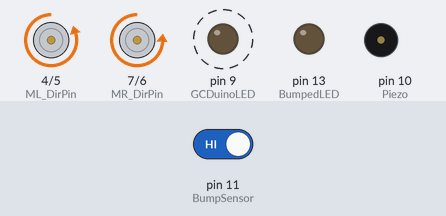
A sketch run on a simulated Arduino Uno, built with avr-gcc and run on an emulated ATmega328P. On the bench: direction and speed pins drawn as motors (green arrow = direction pin HIGH = forward, orange = LOW = backward, longer = more drive), output pins drawn as LEDs (lit = HIGH), buzzer (waves = sounding). Dashed ring = blinking. The test bench sets the inputs (shaded band); at power-on: pin 11 (BumpSensor) HIGH.

Above: at 1.3 s.
1.6 s: pin 11 (BumpSensor) driven LOW
At 2.2 s:
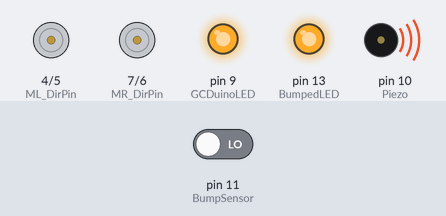
At 2.9 s:
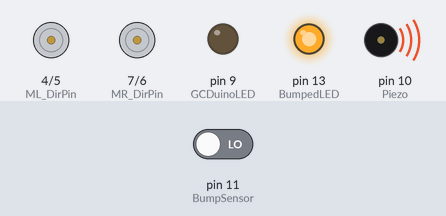
4.6 s: pin 11 (BumpSensor) driven HIGH
At 5.17 s:
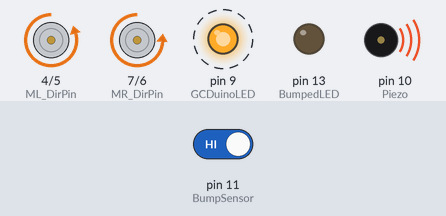
Timing chart, 0 to 13.6 s (numbered marks = the images above; inputs shaded):
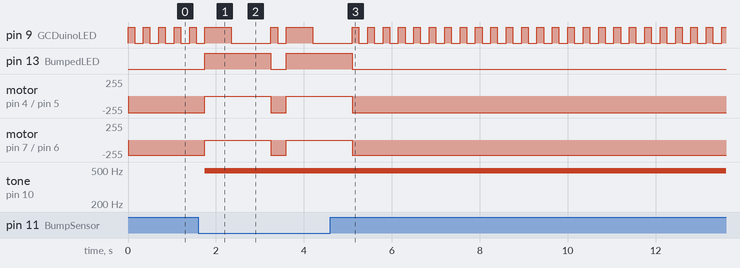

Measured:
- after the input at 1.6 s, pin 13 (BumpedLED): LOW → HIGH after 0.15 s, → LOW 1.5 s later, → HIGH 0.35 s later; motor on pin 4 (ML_DirPin) / pin 5 (ML_SpeedPin): backward 250/255 → stopped after 0.15 s, → backward 250/255 1.5 s later, → stopped 0.35 s later
- after the input at 4.6 s, pin 13 (BumpedLED): goes on until 5.1 s, then stays LOW; motor on pin 4 (ML_DirPin) / pin 5 (ML_SpeedPin): goes on until 5.1 s, then stays backward 250/255; motor on pin 7 (MR_DirPin) / pin 6 (MR_SpeedPin): goes on until 5.1 s, then stays backward 230/255
- by itself, pin 9 (GCDuinoLED): alternates HIGH for 0.15 s and LOW for 0.20 s

The sketch:

MinoMoto2_Bump_Speaker.ino
```cpp
/*
	Control GCTS Minimoto robot cars
	28 Aug 2014 - 21:15 EST
*/

const int MR_SpeedPin = 6;
const int MR_DirPin = 7;
const int ML_SpeedPin = 5;
const int ML_DirPin = 4;

const int BumpSensor = 11;  // Bump sensor on front
const int GCDuinoLED = 9;   // GCDuino Built-in LED, set to flash to let you know the code is running
const int BumpedLED = 13;
#define Piezo 10
const int BumpPiezoSpeed = 100;

const int Max_DriveSpeed = 250;   // 0 = Stopped, 250 = Fast
const int MotorBias = 20;          // Correct any bias in motor power
const boolean pullsLeft = true;   // False if it pulls right
const int driveMillis = 350;     // How long to move forward before checking for a bump
const int driveFlashMillis = 150; // How long the GCDuinoLED flashes on when driving forward
// Set between 0 (always off) and driveMillis (always on)


// Todo: apply a randomiser with a motor speed factor to effect a turn between min and max degrees
const int minTurn = 50;    // Degrees
const int maxTurn = 150;   // Degrees
const int turnDelay = 800; // The time the robot takes turning, to be computed from teh degrees above.

void setup() {
  pinMode(MR_SpeedPin, OUTPUT);
  pinMode(MR_DirPin, OUTPUT);
  pinMode(ML_SpeedPin, OUTPUT);
  pinMode(ML_DirPin, OUTPUT);
  pinMode(GCDuinoLED, OUTPUT);
  pinMode(BumpedLED, OUTPUT);
  pinMode(Piezo, OUTPUT);

  pinMode(BumpSensor, INPUT);

  digitalWrite(GCDuinoLED, HIGH);
  digitalWrite(BumpedLED, LOW);
}

// M1 Control (Right Motor)
void MR_Rev() {
  analogWrite(MR_SpeedPin, 0);
  digitalWrite(MR_DirPin, HIGH);
}
void ML_Rev() {
  analogWrite(ML_SpeedPin, 0);
  digitalWrite(ML_DirPin, HIGH);
}


void MR_Fwd() {
  if (pullsLeft) {
    analogWrite(MR_SpeedPin, Max_DriveSpeed - MotorBias);
  }
  else {
    analogWrite(MR_SpeedPin, Max_DriveSpeed);
  }
  digitalWrite(MR_DirPin, LOW);
}
void ML_Fwd() {
  if (pullsLeft) {
    analogWrite(ML_SpeedPin, Max_DriveSpeed);
  }
  else {
    analogWrite(ML_SpeedPin, Max_DriveSpeed - MotorBias);
  }
  digitalWrite(ML_DirPin, LOW);
}

void MR_Stop() {
  digitalWrite(MR_SpeedPin, LOW);
  digitalWrite(MR_DirPin, LOW);
}
void ML_Stop() {
  digitalWrite(ML_SpeedPin, LOW);
  digitalWrite(ML_DirPin, LOW);
}

//Control Both Motors
void M_Rev() {
  MR_Rev();
  ML_Rev();
}

void M_Fwd() {
  MR_Fwd();
  ML_Fwd();
}

void M_Stop() {
  MR_Stop();
  ML_Stop();
}

void loop() {
  if (digitalRead(BumpSensor) == LOW) { // I got bumped
    M_Stop();
    digitalWrite(BumpedLED, HIGH);
    digitalWrite(GCDuinoLED, HIGH);

    analogWrite(Piezo, 30);      // Almost any value can be used except 0 and 255
    delay(BumpPiezoSpeed);
    analogWrite(Piezo, 80);
    delay(BumpPiezoSpeed);
    analogWrite(Piezo, 250);
    delay(BumpPiezoSpeed);
    analogWrite(Piezo, 80);
    delay(BumpPiezoSpeed);
    analogWrite(Piezo, 30);
    delay(BumpPiezoSpeed);
    analogWrite(Piezo, 0);       // 0 turns it off
    delay(BumpPiezoSpeed);

    digitalWrite(GCDuinoLED, LOW);

    MR_Rev();  // reverse one wheel to turn robot
    delay(turnDelay);

    MR_Stop(); // stop all motors
    delay(100);
    digitalWrite(BumpedLED, LOW);
  }
  M_Fwd();  // Robot goes straight forward
  digitalWrite(GCDuinoLED, HIGH); // blink the onboard GCDuinoLED to show program activity
  delay(driveFlashMillis);
  digitalWrite(GCDuinoLED, LOW);
  delay(driveMillis - driveFlashMillis);
}
```
